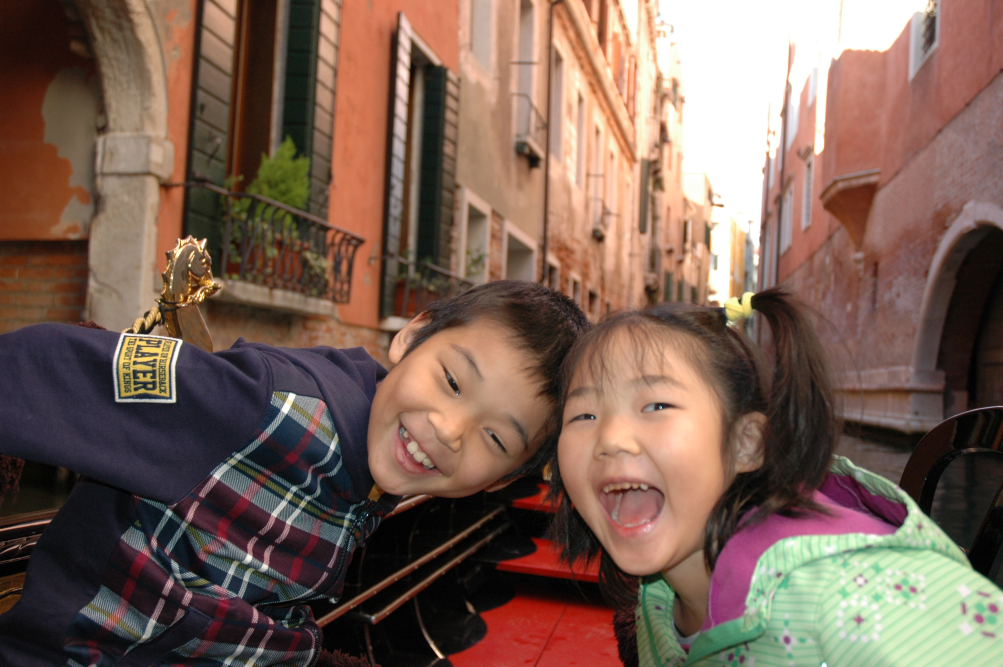
%> input picture Matlab Final/children.JPG, 3008 x 2000 px (shown at 1/3 size)
$ octave matlab_assignment_p3.m   (GNU Octave 9; MATLAB toolbox functions it lacks are replaced by stand-ins)
%> lines starting %> are read from the running program, lines starting %| are printed output that depends on the picture
clear; close all;
% Matlab Assignment part 3
% Andrew Munro-West 18363572
%
%  part 3
% (Color	systems)	Download	the	color	image	‘children.JPG’	from	the	course
% website.		For	the	color	image	‘children.JPG’,	you	need	to	try	basic	image	analysis
% functions	in	Matlab	Image	Processing	Toolbox	(you	can	use	help	images),	e.g.
%
% Note: For	this	assignment,	you	are	allowed	to	use	the	existing	Matlab	functions	in
% Image	Processing	Toolbox.


% - read	and	display	the	color	image;
A = imread('children.jpg'); %reads an image from a graphics file
imshow(A) %displays the image read into memory
C = rgb2ycbcr(A);
% D = rgb2ntsc(A);
% - plot	the	R,G,B	sub-images;


figure
[R,G,B] = imsplit(A);
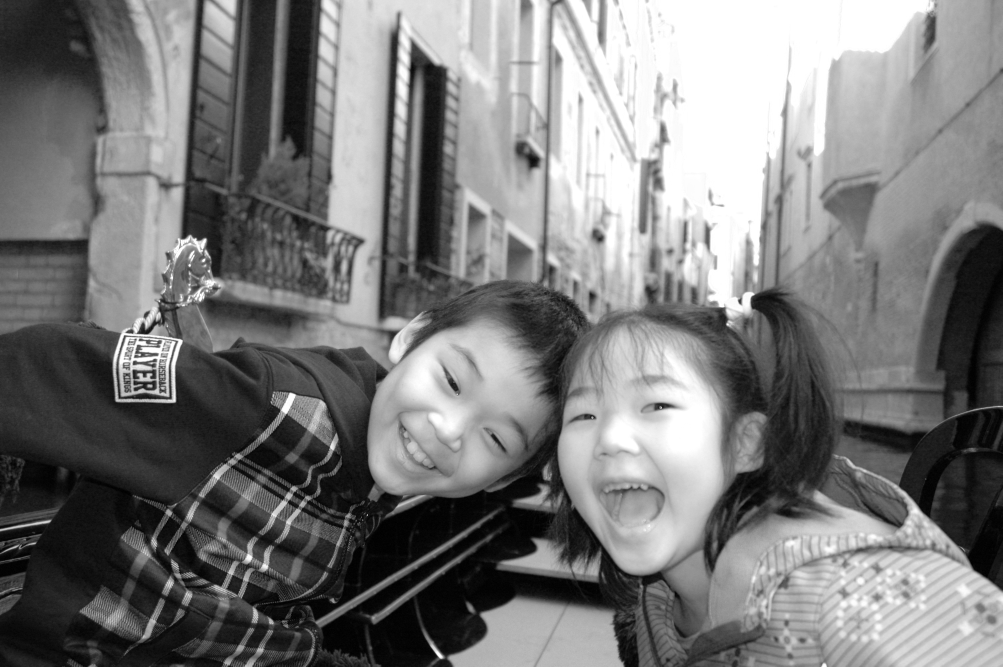
%> R: size 2000x3008 uint8 (shown at 1/3 size); min 0, max 255, mean 122
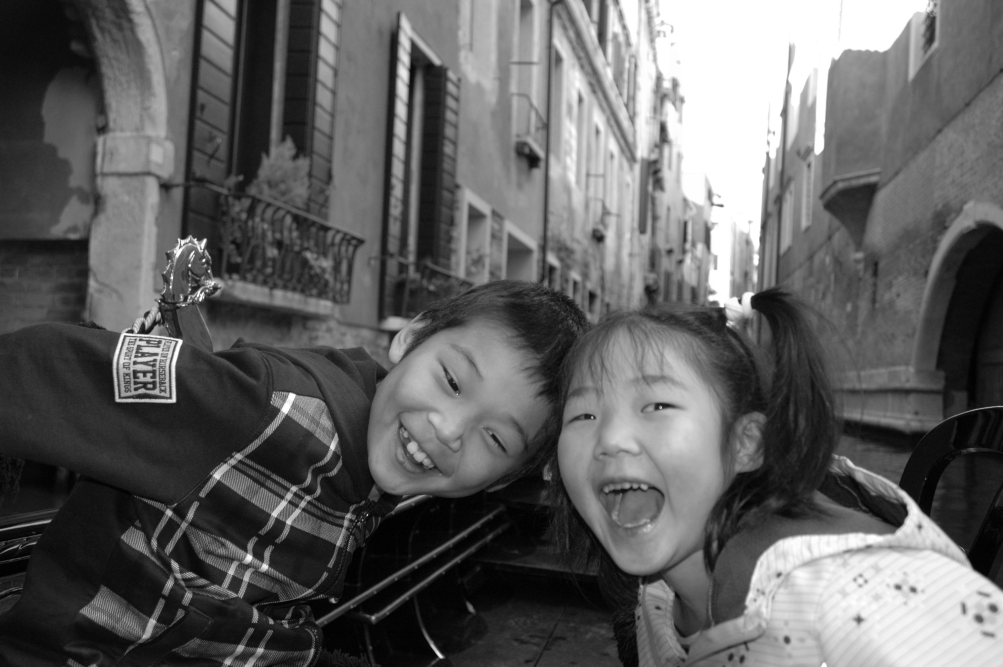
%> G: size 2000x3008 uint8 (shown at 1/3 size); min 0, max 255, mean 96.9
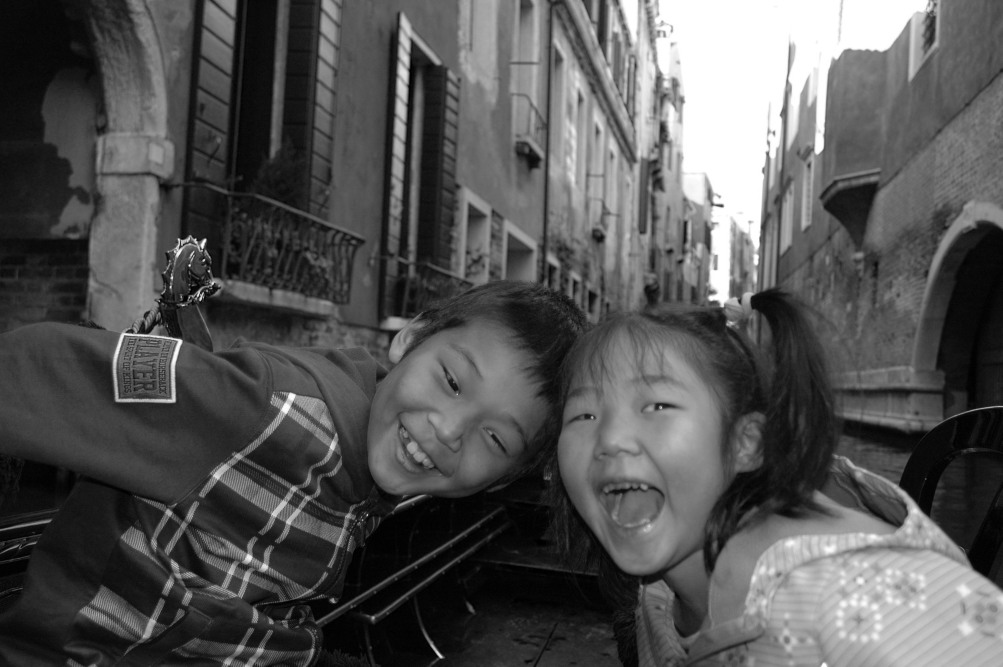
%> B: size 2000x3008 uint8 (shown at 1/3 size); min 0, max 255, mean 84.7
montage({R,G,B},'Size',[1 3], ...
    "BackgroundColor",'w',"BorderSize",10);
title('Representation of the Red, Green, and Blue Color Channels');

allBlack = zeros(size(A,1,2),class(A));
justR = cat(3,R,allBlack,allBlack);
justG = cat(3,allBlack,G,allBlack);
justB = cat(3,allBlack,allBlack,B);

figure
montage({justR,justG,justB},'Size',[1 3], ...
    "BackgroundColor",'w',"BorderSize",10);
title('Color Representation of the Red, Green, and Blue Color Channels');

% - convert	the	RGB	color	values	to	YCbCr	color	space	and	display	them;

figure
[Y,Cb,Cr] = imsplit(C);
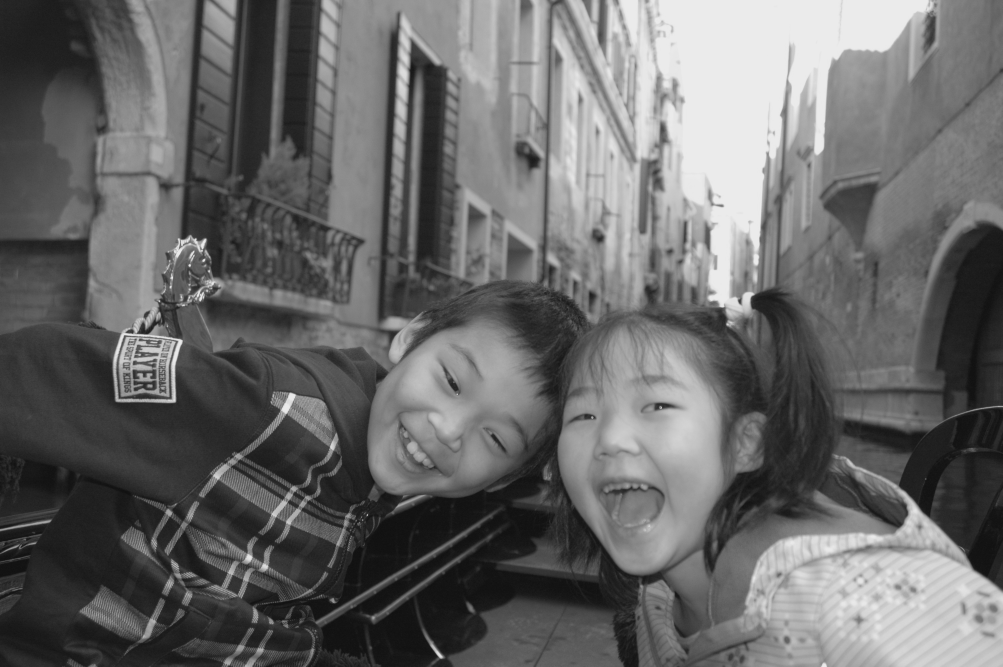
%> Y: size 2000x3008 uint8 (shown at 1/3 size); min 16, max 235, mean 104.5
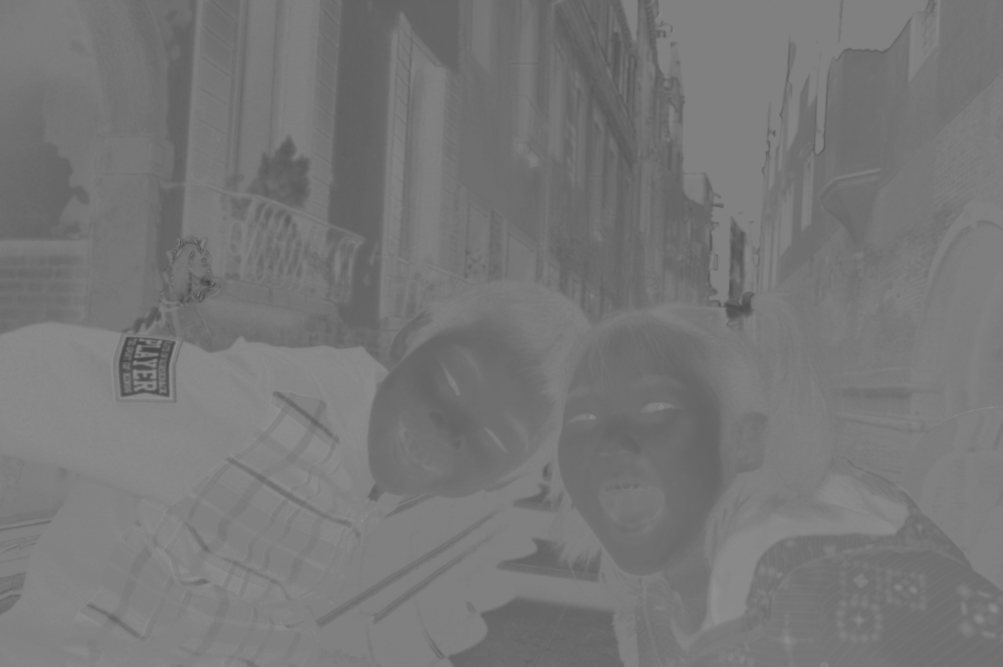
%> Cb: size 2000x3008 uint8 (shown at 1/3 size); min 57, max 147, mean 118.9
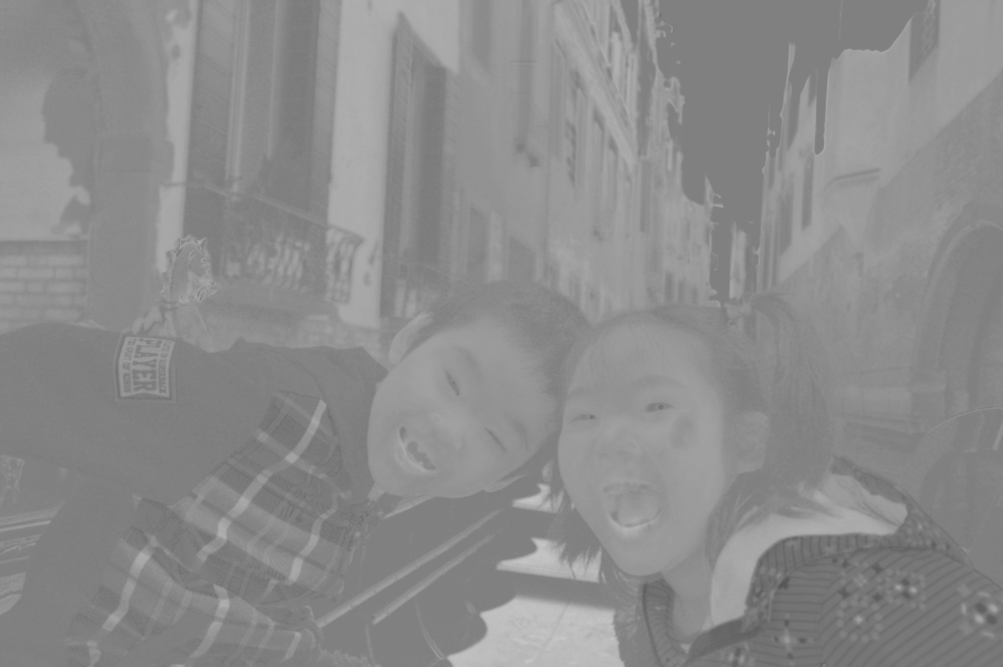
%> Cr: size 2000x3008 uint8 (shown at 1/3 size); min 84, max 200, mean 139.9
montage({Y,Cb,Cr},'Size',[1 3], ...
    "BackgroundColor",'w',"BorderSize",10);
title('Color Representation of the Y Cb and Cr Color Channels');

allBlack = 128 + zeros(size(A,1,2),class(A));
justY = cat(3,Y,allBlack,allBlack);
justCb = cat(3,allBlack,Cb,allBlack);
justCr = cat(3,allBlack,allBlack,Cr);

figure%broken
montage({justY,justCb,justCr},'Size',[1 3], ...
    "BackgroundColor",'w',"BorderSize",10);
title('Color Representation of the Y Cb and Cr  Color Channels');

% - convert	the	image	into	gray	image	and	display	it;
figure
F = rgb2gray(A);% converts rgb image into greyscale
imshow(F)

% - resize	the	gray	image	to	the	standard	size	512-by-512,	and	plot	the	resized
% image.

figure
D = imresize(F,[512 512]);
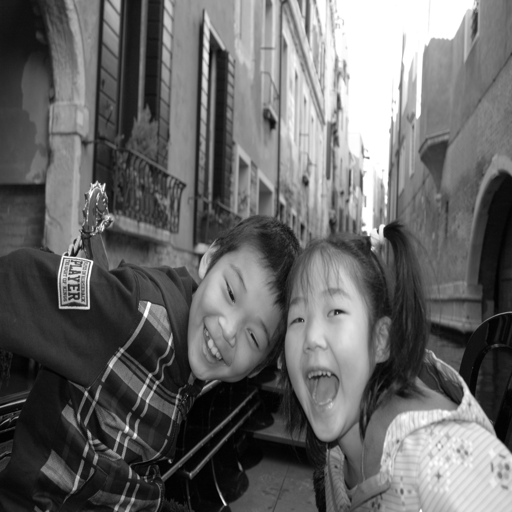
%> D: size 512x512 uint8; min 0, max 255, mean 103
imshow(D)

$ run again, with Matlab Final/boat.tif saved as Matlab Final/children.JPG
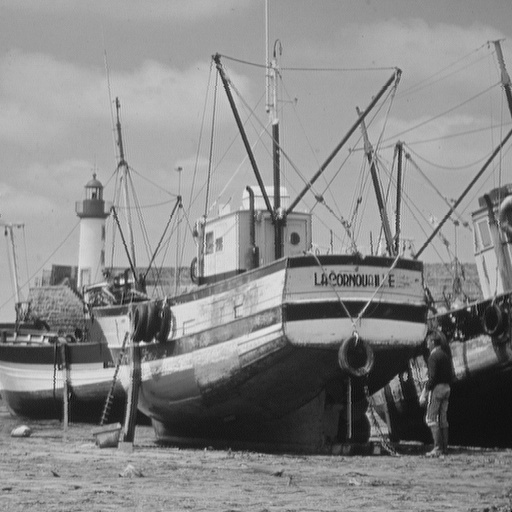
%> input picture Matlab Final/boat.tif, 512 x 512 px
%> A is the input picture: size 512x512x3 uint8; min 1, max 238, mean 136.1
%> C: size 512x512x3 uint8; mean of channels 1, 2, 3 132.9, 128, 128
%> `justB = cat(3,allBlack,allBlack,B);`:
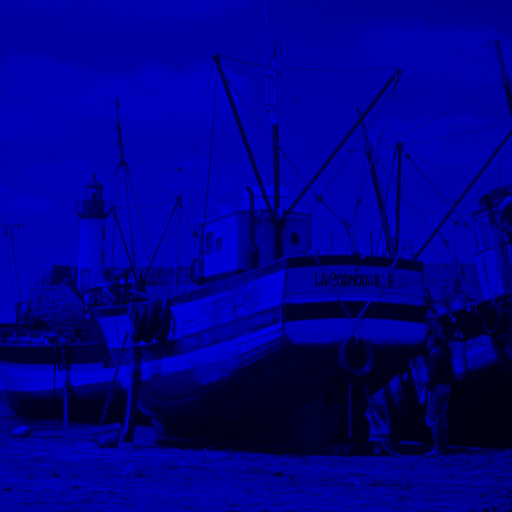
%> justB: size 512x512x3 uint8; mean R, G, B 0, 0, 136.1
%> Cb: size 512x512 uint8; every value is 128
%> justCb: size 512x512x3 uint8; every value is 128
%> `montage({justY,justCb,justCr},'Size',[1 3], "BackgroundColor",'w',"Bor..`:
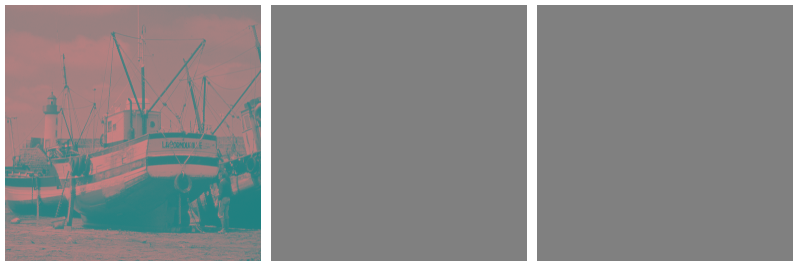
%> displayed picture: size 532x1596x3, on the screen's scale of 0 to 255 (shown at 1/2 size); mean R, G, B 138.9, 137.4, 137.4
